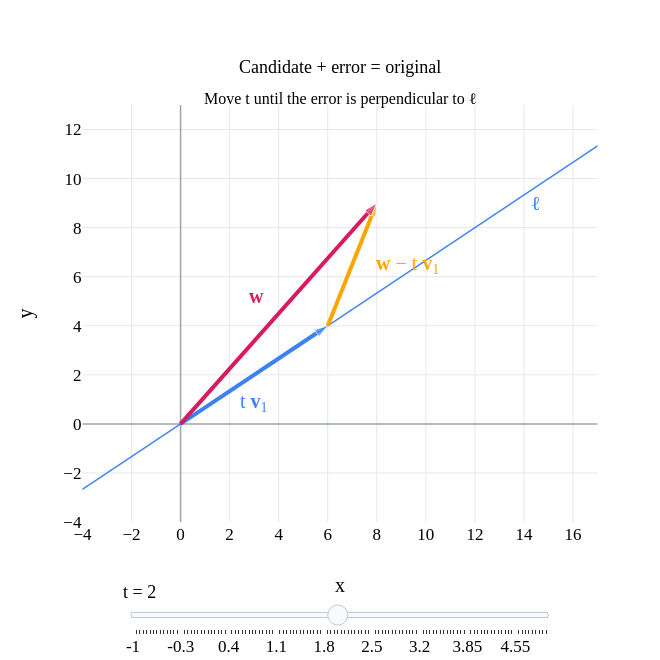

The notebook cell this image was saved under:
### Markdown cell above
:::{note} Definition: Orthogonal projection onto a line
Let $\ell$ be a line through the origin. The **orthogonal projection** of $\vec w$ onto $\ell$, written $\operatorname{proj}_{\ell}(\vec w)$, is the unique vector along $\ell$ for which $\vec w-\operatorname{proj}_{\ell}(\vec w)$ is perpendicular to $\ell$.
:::

So $\vec w_{\parallel}=\operatorname{proj}_{\ell}(\vec w)$. Here, $\ell^\perp$ is the line of vectors orthogonal to every vector on $\ell$. We use this notation for a line **through the origin**.


Move the slider below to choose a vector $t\vec v_1$ along $\ell$, where

$$\vec w=\begin{bmatrix}8\\9\end{bmatrix},\qquad \vec v_1=\begin{bmatrix}3\\2\end{bmatrix},\qquad \ell:2x-3y=0.$$

The chosen vector and its **error**, drawn from its tip to the tip of $\vec w$, always add to $\vec w$:

$$t\vec v_1+(\vec w-t\vec v_1)=\vec w.$$

**Which choice makes the error perpendicular to $\ell$?** At that position, the chosen vector is the projection $\vec w_{\parallel}$, and the error is the perpendicular component $\vec w_{\perp}$.

### Code cell
# Move a candidate along the line while keeping candidate + error = original.
slider_w = np.array([8., 9.])
slider_v1 = np.array([3., 2.])
projection_t = float(slider_w @ slider_v1 / (slider_v1 @ slider_v1))
slider_values = sorted(set([round(float(t), 2) for t in np.linspace(-1, 5, 121)]
                           + [projection_t]))


def projection_slider_state(t):
    candidate = t * slider_v1
    error = slider_w - candidate
    at_projection = t == projection_t
    traces = []
    for start, end, color, name in [
        (np.zeros(2), candidate, BLUE, 'Projection' if at_projection else 'Candidate'),
        (candidate, slider_w, ORANGE, 'Perpendicular component' if at_projection else 'Error'),
        (np.zeros(2), slider_w, PINK, 'Original')]:
        traces.append(go.Scatter(
            x=[float(start[0]), float(end[0])], y=[float(start[1]), float(end[1])],
            mode='lines+markers', line=dict(color=color, width=4),
            marker=dict(size=[0, 14], symbol='arrow', angleref='previous', color=color),
            name=name, hoverinfo='name', showlegend=False))
    # Keep a fixed trace count so the right-angle marker disappears when moving away.
    if at_projection:
        along = -slider_v1 / np.linalg.norm(slider_v1) * 0.5
        normal = error / np.linalg.norm(error) * 0.5
        square = np.array([candidate + along, candidate + along + normal, candidate + normal])
        sx, sy = square[:, 0].tolist(), square[:, 1].tolist()
    else:
        sx, sy = [], []
    traces.append(go.Scatter(x=sx, y=sy, mode='lines', line=dict(color='gray', width=2),
                             hoverinfo='skip', showlegend=False))
    labels = [
        dict(x=float(candidate[0]/2), y=float(candidate[1]/2), yshift=-28,
             text='<b>w</b><sub>∥</sub> = proj<sub>ℓ</sub>(<b>w</b>)' if at_projection else 't <b>v</b><sub>1</sub>',
             font=dict(color=BLUE, size=20)),
        dict(x=float((candidate[0]+slider_w[0])/2), y=float((candidate[1]+slider_w[1])/2),
             xshift=55, text='<b>w</b><sub>⊥</sub>' if at_projection else '<b>w</b> − t <b>v</b><sub>1</sub>',
             font=dict(color=ORANGE, size=20)),
        dict(x=3.1, y=5.2, text='<b>w</b>', font=dict(color=PINK, size=20)),
        dict(x=14.5, y=9, text='ℓ', font=dict(color=BLUE, size=20)),
        dict(x=0.5, y=1.12, xref='paper', yref='paper',
             text='Projection + perpendicular component = original' if at_projection
                  else 'Candidate + error = original', font=dict(size=18)),
        dict(x=0.5, y=1.04, xref='paper', yref='paper',
             text='Error is perpendicular to ℓ' if at_projection else 'Move t until the error is perpendicular to ℓ',
             font=dict(size=16))]
    for label in labels:
        label['showarrow'] = False
    return dict(data=traces, traces=[1, 2, 3, 4], layout=dict(annotations=labels))


projection_slider = base2((-4, 17), (-4, 13), width=660, height=660, tick=2)
projection_slider.update_layout(margin=dict(l=55, r=35, t=105, b=135))
line2(projection_slider, (-6, -4), (18, 12), BLUE, width=1.5)
initial_state = projection_slider_state(2.)
projection_slider.add_traces(initial_state['data'])
projection_slider.update_layout(**initial_state['layout'])
projection_slider.frames = [go.Frame(name=f'projection-{i}', **projection_slider_state(t))
                            for i, t in enumerate(slider_values)]
instant = dict(mode='immediate', frame=dict(duration=0, redraw=True), transition=dict(duration=0))
projection_slider.update_layout(sliders=[dict(
    active=slider_values.index(2.), x=0.12, len=0.76, y=-0.09,
    currentvalue=dict(prefix='t = ', font=dict(size=18)), pad=dict(t=15), ticklen=0,
    steps=[dict(method='animate', label='42/13' if t == projection_t else f'{t:g}',
                args=[[f'projection-{i}'], instant]) for i, t in enumerate(slider_values)])])
projection_slider.show(renderer='plotly_mimetype')

### Figure 1 — Plotly figure (JSON) as saved in the notebook; plotly's stock layout.template omitted (floating-point values rounded to 4 significant figures)
{"data": [{"hoverinfo": "skip", "line": {"color": "#3d81f6", "dash": "solid", "width": 1.5}, "mode": "lines", "showlegend": false, "type": "scatter", "x": [-6, 18], "y": [-4, 12]}, {"hoverinfo": "name", "line": {"color": "#3d81f6", "width": 4}, "marker": {"angleref": "previous", "color": "#3d81f6", "size": [0, 14], "symbol": "arrow"}, "mode": "lines+markers", "name": "Candidate", "showlegend": false, "type": "scatter", "x": [0.0, 6.0], "y": [0.0, 4.0]}, {"hoverinfo": "name", "line": {"color": "orange", "width": 4}, "marker": {"angleref": "previous", "color": "orange", "size": [0, 14], "symbol": "arrow"}, "mode": "lines+markers", "name": "Error", "showlegend": false, "type": "scatter", "x": [6.0, 8.0], "y": [4.0, 9.0]}, {"hoverinfo": "name", "line": {"color": "#d81a60", "width": 4}, "marker": {"angleref": "previous", "color": "#d81a60", "size": [0, 14], "symbol": "arrow"}, "mode": "lines+markers", "name": "Original", "showlegend": false, "type": "scatter", "x": [0.0, 8.0], "y": [0.0, 9.0]}, {"hoverinfo": "skip", "line": {"color": "gray", "width": 2}, "mode": "lines", "showlegend": false, "type": "scatter", "x": [], "y": []}], "layout": {"annotations": [{"font": {"color": "#3d81f6", "size": 20}, "showarrow": false, "text": "t <b>v</b><sub>1</sub>", "x": 3.0, "y": 2.0, "yshift": -28}, {"font": {"color": "orange", "size": 20}, "showarrow": false, "text": "<b>w</b> − t <b>v</b><sub>1</sub>", "x": 7.0, "xshift": 55, "y": 6.5}, {"font": {"color": "#d81a60", "size": 20}, "showarrow": false, "text": "<b>w</b>", "x": 3.1, "y": 5.2}, {"font": {"color": "#3d81f6", "size": 20}, "showarrow": false, "text": "ℓ", "x": 14.5, "y": 9}, {"font": {"size": 18}, "showarrow": false, "text": "Candidate + error = original", "x": 0.5, "xref": "paper", "y": 1.12, "yref": "paper"}, {"font": {"size": 16}, "showarrow": false, "text": "Move t until the error is perpendicular to ℓ", "x": 0.5, "xref": "paper", "y": 1.04, "yref": "paper"}], "colorway": ["#3d81f6", "orange", "#d81a60"], "font": {"color": "black", "family": "Palatino", "size": 17}, "height": 660, "margin": {"b": 135, "l": 55, "r": 35, "t": 105}, "paper_bgcolor": "white", "plot_bgcolor": "white", "showlegend": false, "sliders": [{"active": 60, "currentvalue": {"font": {"size": 18}, "prefix": "t = "}, "len": 0.76, "pad": {"t": 15}, "steps": [{"args": [["projection-0"], {"frame": {"duration": 0, "redraw": true}, "mode": "immediate", "transition": {"duration": 0}}], "label": "-1", "method": "animate"}, {"args": [["projection-1"], {"frame": {"duration": 0, "redraw": true}, "mode": "immediate", "transition": {"duration": 0}}], "label": "-0.95", "method": "animate"}, {"args": [["projection-2"], {"frame": {"duration": 0, "redraw": true}, "mode": "immediate", "transition": {"duration": 0}}], "label": "-0.9", "method": "animate"}, {"args": [["projection-3"], {"frame": {"duration": 0, "redraw": true}, "mode": "immediate", "transition": {"duration": 0}}], "label": "-0.85", "method": "animate"}, {"args": [["projection-4"], {"frame": {"duration": 0, "redraw": true}, "mode": "immediate", "transition": {"duration": 0}}], "label": "-0.8", "method": "animate"}, {"args": [["projection-5"], {"frame": {"duration": 0, "redraw": true}, "mode": "immediate", "transition": {"duration": 0}}], "label": "-0.75", "method": "animate"}, {"args": [["projection-6"], {"frame": {"duration": 0, "redraw": true}, "mode": "immediate", "transition": {"duration": 0}}], "label": "-0.7", "method": "animate"}, {"args": [["projection-7"], {"frame": {"duration": 0, "redraw": true}, "mode": "immediate", "transition": {"duration": 0}}], "label": "-0.65", "method": "animate"}, {"args": [["projection-8"], {"frame": {"duration": 0, "redraw": true}, "mode": "immediate", "transition": {"duration": 0}}], "label": "-0.6", "method": "animate"}, {"args": [["projection-9"], {"frame": {"duration": 0, "redraw": true}, "mode": "immediate", "transition": {"duration": 0}}], "label": "-0.55", "method": "animate"}, {"args": [["projection-10"], {"frame": {"duration": 0, "redraw": true}, "mode": "immediate", "transition": {"duration": 0}}], "label": "-0.5", "method": "animate"}, {"args": [["projection-11"], {"frame": {"duration": 0, "redraw": true}, "mode": "immediate", "transition": {"duration": 0}}], "label": "-0.45", "method": "animate"}, {"args": [["projection-12"], {"frame": {"duration": 0, "redraw": true}, "mode": "immediate", "transition": {"duration": 0}}], "label": "-0.4", "method": "animate"}, {"args": [["projection-13"], {"frame": {"duration": 0, "redraw": true}, "mode": "immediate", "transition": {"duration": 0}}], "label": "-0.35", "method": "animate"}, {"args": [["projection-14"], {"frame": {"duration": 0, "redraw": true}, "mode": "immediate", "transition": {"duration": 0}}], "label": "-0.3", "method": "animate"}, {"args": [["projection-15"], {"frame": {"duration": 0, "redraw": true}, "mode": "immediate", "transition": {"duration": 0}}], "label": "-0.25", "method": "animate"}, {"args": [["projection-16"], {"frame": {"duration": 0, "redraw": true}, "mode": "immediate", "transition": {"duration": 0}}], "label": "-0.2", "method": "animate"}, {"args": [["projection-17"], {"frame": {"duration": 0, "redraw": true}, "mode": "immediate", "transition": {"duration": 0}}], "label": "-0.15", "method": "animate"}, {"args": [["projection-18"], {"frame": {"duration": 0, "redraw": true}, "mode": "immediate", "transition": {"duration": 0}}], "label": "-0.1", "method": "animate"}, {"args": [["projection-19"], {"frame": {"duration": 0, "redraw": true}, "mode": "immediate", "transition": {"duration": 0}}], "label": "-0.05", "method": "animate"}, {"args": [["projection-20"], {"frame": {"duration": 0, "redraw": true}, "mode": "immediate", "transition": {"duration": 0}}], "label": "0", "method": "animate"}, {"args": [["projection-21"], {"frame": {"duration": 0, "redraw": true}, "mode": "immediate", "transition": {"duration": 0}}], "label": "0.05", "method": "animate"}, {"args": [["projection-22"], {"frame": {"duration": 0, "redraw": true}, "mode": "immediate", "transition": {"duration": 0}}], "label": "0.1", "method": "animate"}, {"args": [["projection-23"], {"frame": {"duration": 0, "redraw": true}, "mode": "immediate", "transition": {"duration": 0}}], "label": "0.15", "method": "animate"}, {"args": [["projection-24"], {"frame": {"duration": 0, "redraw": true}, "mode": "immediate", "transition": {"duration": 0}}], "label": "0.2", "method": "animate"}, {"args": [["projection-25"], {"frame": {"duration": 0, "redraw": true}, "mode": "immediate", "transition": {"duration": 0}}], "label": "0.25", "method": "animate"}, {"args": [["projection-26"], {"frame": {"duration": 0, "redraw": true}, "mode": "immediate", "transition": {"duration": 0}}], "label": "0.3", "method": "animate"}, {"args": [["projection-27"], {"frame": {"duration": 0, "redraw": true}, "mode": "immediate", "transition": {"duration": 0}}], "label": "0.35", "method": "animate"}, {"args": [["projection-28"], {"frame": {"duration": 0, "redraw": true}, "mode": "immediate", "transition": {"duration": 0}}], "label": "0.4", "method": "animate"}, {"args": [["projection-29"], {"frame": {"duration": 0, "redraw": true}, "mode": "immediate", "transition": {"duration": 0}}], "label": "0.45", "method": "animate"}, {"args": [["projection-30"], {"frame": {"duration": 0, "redraw": true}, "mode": "immediate", "transition": {"duration": 0}}], "label": "0.5", "method": "animate"}, {"args": [["projection-31"], {"frame": {"duration": 0, "redraw": true}, "mode": "immediate", "transition": {"duration": 0}}], "label": "0.55", "method": "animate"}, {"args": [["projection-32"], {"frame": {"duration": 0, "redraw": true}, "mode": "immediate", "transition": {"duration": 0}}], "label": "0.6", "method": "animate"}, {"args": [["projection-33"], {"frame": {"duration": 0, "redraw": true}, "mode": "immediate", "transition": {"duration": 0}}], "label": "0.65", "method": "animate"}, {"args": [["projection-34"], {"frame": {"duration": 0, "redraw": true}, "mode": "immediate", "transition": {"duration": 0}}], "label": "0.7", "method": "animate"}, {"args": [["projection-35"], {"frame": {"duration": 0, "redraw": true}, "mode": "immediate", "transition": {"duration": 0}}], "label": "0.75", "method": "animate"}, {"args": [["projection-36"], {"frame": {"duration": 0, "redraw": true}, "mode": "immediate", "transition": {"duration": 0}}], "label": "0.8", "method": "animate"}, {"args": [["projection-37"], {"frame": {"duration": 0, "redraw": true}, "mode": "immediate", "transition": {"duration": 0}}], "label": "0.85", "method": "animate"}, {"args": [["projection-38"], {"frame": {"duration": 0, "redraw": true}, "mode": "immediate", "transition": {"duration": 0}}], "label": "0.9", "method": "animate"}, {"args": [["projection-39"], {"frame": {"duration": 0, "redraw": true}, "mode": "immediate", "transition": {"duration": 0}}], "label": "0.95", "method": "animate"}, {"args": [["projection-40"], {"frame": {"duration": 0, "redraw": true}, "mode": "immediate", "transition": {"duration": 0}}], "label": "1", "method": "animate"}, {"args": [["projection-41"], {"frame": {"duration": 0, "redraw": true}, "mode": "immediate", "transition": {"duration": 0}}], "label": "1.05", "method": "animate"}, {"args": [["projection-42"], {"frame": {"duration": 0, "redraw": true}, "mode": "immediate", "transition": {"duration": 0}}], "label": "1.1", "method": "animate"}, {"args": [["projection-43"], {"frame": {"duration": 0, "redraw": true}, "mode": "immediate", "transition": {"duration": 0}}], "label": "1.15", "method": "animate"}, {"args": [["projection-44"], {"frame": {"duration": 0, "redraw": true}, "mode": "immediate", "transition": {"duration": 0}}], "label": "1.2", "method": "animate"}, {"args": [["projection-45"], {"frame": {"duration": 0, "redraw": true}, "mode": "immediate", "transition": {"duration": 0}}], "label": "1.25", "method": "animate"}, {"args": [["projection-46"], {"frame": {"duration": 0, "redraw": true}, "mode": "immediate", "transition": {"duration": 0}}], "label": "1.3", "method": "animate"}, {"args": [["projection-47"], {"frame": {"duration": 0, "redraw": true}, "mode": "immediate", "transition": {"duration": 0}}], "label": "1.35", "method": "animate"}, {"args": [["projection-48"], {"frame": {"duration": 0, "redraw": true}, "mode": "immediate", "transition": {"duration": 0}}], "label": "1.4", "method": "animate"}, {"args": [["projection-49"], {"frame": {"duration": 0, "redraw": true}, "mode": "immediate", "transition": {"duration": 0}}], "label": "1.45", "method": "animate"}, {"args": [["projection-50"], {"frame": {"duration": 0, "redraw": true}, "mode": "immediate", "transition": {"duration": 0}}], "label": "1.5", "method": "animate"}, {"args": [["projection-51"], {"frame": {"duration": 0, "redraw": true}, "mode": "immediate", "transition": {"duration": 0}}], "label": "1.55", "method": "animate"}, {"args": [["projection-52"], {"frame": {"duration": 0, "redraw": true}, "mode": "immediate", "transition": {"duration": 0}}], "label": "1.6", "method": "animate"}, {"args": [["projection-53"], {"frame": {"duration": 0, "redraw": true}, "mode": "immediate", "transition": {"duration": 0}}], "label": "1.65", "method": "animate"}, {"args": [["projection-54"], {"frame": {"duration": 0, "redraw": true}, "mode": "immediate", "transition": {"duration": 0}}], "label": "1.7", "method": "animate"}, {"args": [["projection-55"], {"frame": {"duration": 0, "redraw": true}, "mode": "immediate", "transition": {"duration": 0}}], "label": "1.75", "method": "animate"}, {"args": [["projection-56"], {"frame": {"duration": 0, "redraw": true}, "mode": "immediate", "transition": {"duration": 0}}], "label": "1.8", "method": "animate"}, {"args": [["projection-57"], {"frame": {"duration": 0, "redraw": true}, "mode": "immediate", "transition": {"duration": 0}}], "label": "1.85", "method": "animate"}, {"args": [["projection-58"], {"frame": {"duration": 0, "redraw": true}, "mode": "immediate", "transition": {"duration": 0}}], "label": "1.9", "method": "animate"}, {"args": [["projection-59"], {"frame": {"duration": 0, "redraw": true}, "mode": "immediate", "transition": {"duration": 0}}], "label": "1.95", "method": "animate"}, {"args": [["projection-60"], {"frame": {"duration": 0, "redraw": true}, "mode": "immediate", "transition": {"duration": 0}}], "label": "2", "method": "animate"}, {"args": [["projection-61"], {"frame": {"duration": 0, "redraw": true}, "mode": "immediate", "transition": {"duration": 0}}], "label": "2.05", "method": "animate"}, {"args": [["projection-62"], {"frame": {"duration": 0, "redraw": true}, "mode": "immediate", "transition": {"duration": 0}}], "label": "2.1", "method": "animate"}, {"args": [["projection-63"], {"frame": {"duration": 0, "redraw": true}, "mode": "immediate", "transition": {"duration": 0}}], "label": "2.15", "method": "animate"}, {"args": [["projection-64"], {"frame": {"duration": 0, "redraw": true}, "mode": "immediate", "transition": {"duration": 0}}], "label": "2.2", "method": "animate"}, {"args": [["projection-65"], {"frame": {"duration": 0, "redraw": true}, "mode": "immediate", "transition": {"duration": 0}}], "label": "2.25", "method": "animate"}, {"args": [["projection-66"], {"frame": {"duration": 0, "redraw": true}, "mode": "immediate", "transition": {"duration": 0}}], "label": "2.3", "method": "animate"}, {"args": [["projection-67"], {"frame": {"duration": 0, "redraw": true}, "mode": "immediate", "transition": {"duration": 0}}], "label": "2.35", "method": "animate"}, {"args": [["projection-68"], {"frame": {"duration": 0, "redraw": true}, "mode": "immediate", "transition": {"duration": 0}}], "label": "2.4", "method": "animate"}, {"args": [["projection-69"], {"frame": {"duration": 0, "redraw": true}, "mode": "immediate", "transition": {"duration": 0}}], "label": "2.45", "method": "animate"}, {"args": [["projection-70"], {"frame": {"duration": 0, "redraw": true}, "mode": "immediate", "transition": {"duration": 0}}], "label": "2.5", "method": "animate"}, {"args": [["projection-71"], {"frame": {"duration": 0, "redraw": true}, "mode": "immediate", "transition": {"duration": 0}}], "label": "2.55", "method": "animate"}, {"args": [["projection-72"], {"frame": {"duration": 0, "redraw": true}, "mode": "immediate", "transition": {"duration": 0}}], "label": "2.6", "method": "animate"}, {"args": [["projection-73"], {"frame": {"duration": 0, "redraw": true}, "mode": "immediate", "transition": {"duration": 0}}], "label": "2.65", "method": "animate"}, {"args": [["projection-74"], {"frame": {"duration": 0, "redraw": true}, "mode": "immediate", "transition": {"duration": 0}}], "label": "2.7", "method": "animate"}, {"args": [["projection-75"], {"frame": {"duration": 0, "redraw": true}, "mode": "immediate", "transition": {"duration": 0}}], "label": "2.75", "method": "animate"}, {"args": [["projection-76"], {"frame": {"duration": 0, "redraw": true}, "mode": "immediate", "transition": {"duration": 0}}], "label": "2.8", "method": "animate"}, {"args": [["projection-77"], {"frame": {"duration": 0, "redraw": true}, "mode": "immediate", "transition": {"duration": 0}}], "label": "2.85", "method": "animate"}, {"args": [["projection-78"], {"frame": {"duration": 0, "redraw": true}, "mode": "immediate", "transition": {"duration": 0}}], "label": "2.9", "method": "animate"}, {"args": [["projection-79"], {"frame": {"duration": 0, "redraw": true}, "mode": "immediate", "transition": {"duration": 0}}], "label": "2.95", "method": "animate"}, {"args": [["projection-80"], {"frame": {"duration": 0, "redraw": true}, "mode": "immediate", "transition": {"duration": 0}}], "label": "3", "method": "animate"}, {"args": [["projection-81"], {"frame": {"duration": 0, "redraw": true}, "mode": "immediate", "transition": {"duration": 0}}], "label": "3.05", "method": "animate"}, {"args": [["projection-82"], {"frame": {"duration": 0, "redraw": true}, "mode": "immediate", "transition": {"duration": 0}}], "label": "3.1", "method": "animate"}, {"args": [["projection-83"], {"frame": {"duration": 0, "redraw": true}, "mode": "immediate", "transition": {"duration": 0}}], "label": "3.15", "method": "animate"}, {"args": [["projection-84"], {"frame": {"duration": 0, "redraw": true}, "mode": "immediate", "transition": {"duration": 0}}], "label": "3.2", "method": "animate"}, {"args": [["projection-85"], {"frame": {"duration": 0, "redraw": true}, "mode": "immediate", "transition": {"duration": 0}}], "label": "42/13", "method": "animate"}, {"args": [["projection-86"], {"frame": {"duration": 0, "redraw": true}, "mode": "immediate", "transition": {"duration": 0}}], "label": "3.25", "method": "animate"}, {"args": [["projection-87"], {"frame": {"duration": 0, "redraw": true}, "mode": "immediate", "transition": {"duration": 0}}], "label": "3.3", "method": "animate"}, {"args": [["projection-88"], {"frame": {"duration": 0, "redraw": true}, "mode": "immediate", "transition": {"duration": 0}}], "label": "3.35", "method": "animate"}, {"args": [["projection-89"], {"frame": {"duration": 0, "redraw": true}, "mode": "immediate", "transition": {"duration": 0}}], "label": "3.4", "method": "animate"}, {"args": [["projection-90"], {"frame": {"duration": 0, "redraw": true}, "mode": "immediate", "transition": {"duration": 0}}], "label": "3.45", "method": "animate"}, {"args": [["projection-91"], {"frame": {"duration": 0, "redraw": true}, "mode": "immediate", "transition": {"duration": 0}}], "label": "3.5", "method": "animate"}, {"args": [["projection-92"], {"frame": {"duration": 0, "redraw": true}, "mode": "immediate", "transition": {"duration": 0}}], "label": "3.55", "method": "animate"}, {"args": [["projection-93"], {"frame": {"duration": 0, "redraw": true}, "mode": "immediate", "transition": {"duration": 0}}], "label": "3.6", "method": "animate"}, {"args": [["projection-94"], {"frame": {"duration": 0, "redraw": true}, "mode": "immediate", "transition": {"duration": 0}}], "label": "3.65", "method": "animate"}, {"args": [["projection-95"], {"frame": {"duration": 0, "redraw": true}, "mode": "immediate", "transition": {"duration": 0}}], "label": "3.7", "method": "animate"}, {"args": [["projection-96"], {"frame": {"duration": 0, "redraw": true}, "mode": "immediate", "transition": {"duration": 0}}], "label": "3.75", "method": "animate"}, {"args": [["projection-97"], {"frame": {"duration": 0, "redraw": true}, "mode": "immediate", "transition": {"duration": 0}}], "label": "3.8", "method": "animate"}, {"args": [["projection-98"], {"frame": {"duration": 0, "redraw": true}, "mode": "immediate", "transition": {"duration": 0}}], "label": "3.85", "method": "animate"}, {"args": [["projection-99"], {"frame": {"duration": 0, "redraw": true}, "mode": "immediate", "transition": {"duration": 0}}], "label": "3.9", "method": "animate"}, {"args": [["projection-100"], {"frame": {"duration": 0, "redraw": true}, "mode": "immediate", "transition": {"duration": 0}}], "label": "3.95", "method": "animate"}, {"args": [["projection-101"], {"frame": {"duration": 0, "redraw": true}, "mode": "immediate", "transition": {"duration": 0}}], "label": "4", "method": "animate"}, {"args": [["projection-102"], {"frame": {"duration": 0, "redraw": true}, "mode": "immediate", "transition": {"duration": 0}}], "label": "4.05", "method": "animate"}, {"args": [["projection-103"], {"frame": {"duration": 0, "redraw": true}, "mode": "immediate", "transition": {"duration": 0}}], "label": "4.1", "method": "animate"}, {"args": [["projection-104"], {"frame": {"duration": 0, "redraw": true}, "mode": "immediate", "transition": {"duration": 0}}], "label": "4.15", "method": "animate"}, {"args": [["projection-105"], {"frame": {"duration": 0, "redraw": true}, "mode": "immediate", "transition": {"duration": 0}}], "label": "4.2", "method": "animate"}, {"args": [["projection-106"], {"frame": {"duration": 0, "redraw": true}, "mode": "immediate", "transition": {"duration": 0}}], "label": "4.25", "method": "animate"}, {"args": [["projection-107"], {"frame": {"duration": 0, "redraw": true}, "mode": "immediate", "transition": {"duration": 0}}], "label": "4.3", "method": "animate"}, {"args": [["projection-108"], {"frame": {"duration": 0, "redraw": true}, "mode": "immediate", "transition": {"duration": 0}}], "label": "4.35", "method": "animate"}, {"args": [["projection-109"], {"frame": {"duration": 0, "redraw": true}, "mode": "immediate", "transition": {"duration": 0}}], "label": "4.4", "method": "animate"}, {"args": [["projection-110"], {"frame": {"duration": 0, "redraw": true}, "mode": "immediate", "transition": {"duration": 0}}], "label": "4.45", "method": "animate"}, {"args": [["projection-111"], {"frame": {"duration": 0, "redraw": true}, "mode": "immediate", "transition": {"duration": 0}}], "label": "4.5", "method": "animate"}, {"args": [["projection-112"], {"frame": {"duration": 0, "redraw": true}, "mode": "immediate", "transition": {"duration": 0}}], "label": "4.55", "method": "animate"}, {"args": [["projection-113"], {"frame": {"duration": 0, "redraw": true}, "mode": "immediate", "transition": {"duration": 0}}], "label": "4.6", "method": "animate"}, {"args": [["projection-114"], {"frame": {"duration": 0, "redraw": true}, "mode": "immediate", "transition": {"duration": 0}}], "label": "4.65", "method": "animate"}, {"args": [["projection-115"], {"frame": {"duration": 0, "redraw": true}, "mode": "immediate", "transition": {"duration": 0}}], "label": "4.7", "method": "animate"}, {"args": [["projection-116"], {"frame": {"duration": 0, "redraw": true}, "mode": "immediate", "transition": {"duration": 0}}], "label": "4.75", "method": "animate"}, {"args": [["projection-117"], {"frame": {"duration": 0, "redraw": true}, "mode": "immediate", "transition": {"duration": 0}}], "label": "4.8", "method": "animate"}, {"args": [["projection-118"], {"frame": {"duration": 0, "redraw": true}, "mode": "immediate", "transition": {"duration": 0}}], "label": "4.85", "method": "animate"}, {"args": [["projection-119"], {"frame": {"duration": 0, "redraw": true}, "mode": "immediate", "transition": {"duration": 0}}], "label": "4.9", "method": "animate"}, {"args": [["projection-120"], {"frame": {"duration": 0, "redraw": true}, "mode": "immediate", "transition": {"duration": 0}}], "label": "4.95", "method": "animate"}, {"args": [["projection-121"], {"frame": {"duration": 0, "redraw": true}, "mode": "immediate", "transition": {"duration": 0}}], "label": "5", "method": "animate"}], "ticklen": 0, "x": 0.12, "y": -0.09}], "width": 660, "xaxis": {"constrain": "domain", "dtick": 2, "gridcolor": "#e5e7eb", "range": [-4, 17], "scaleanchor": "y", "scaleratio": 1, "title": {"text": "x"}, "zeroline": true, "zerolinecolor": "#9ca3af", "zerolinewidth": 1.5}, "yaxis": {"constrain": "domain", "dtick": 2, "gridcolor": "#e5e7eb", "range": [-4, 13], "title": {"text": "y"}, "zeroline": true, "zerolinecolor": "#9ca3af", "zerolinewidth": 1.5}}}
